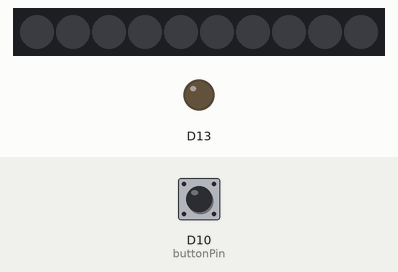
A sketch run on a simulated Adafruit Circuit Playground Express. On the bench: 10 RGB LEDs in strip order, left to right, output pins drawn as LEDs (lit = HIGH). The test bench sets the inputs (shaded band); at power-on: D10 (buttonPin) LOW. Dim RGB values are drawn brighter than linear.

Above: at 1.2 s.
1.3 s: D10 (buttonPin) pulled HIGH for 0.15 s
At 1.38 s:
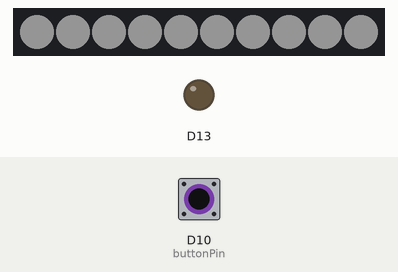
2.9 s: D10 (buttonPin) pulled HIGH for 3.2 s
Timing chart, 0 to 5.9 s (numbered marks = the images above; inputs shaded):
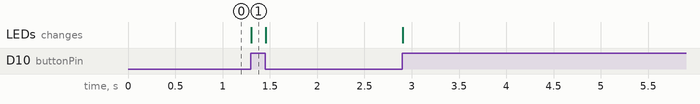

The sketch:

botonNeopixeles.ino
```cpp
/*
Autor: Allan Otárola Villalobos
Reto2: Encender neoPixeles con un boton.
Fecha: 7/11/17
*/

#include <Adafruit_CircuitPlayground.h> /// prueba
#include <Adafruit_Circuit_Playground.h>


const int buttonPin = 10;     // Número del pin


int estadoBoton = 0;         // variable que almacena el estado del botón

void setup() {

  //Se iniciliza el pin 10 como INPUT y se inicializa la circuitPlayGround

  CircuitPlayground.begin();
  pinMode(buttonPin, INPUT);

}

void loop() {

  // lectura del estado del botón
  estadoBoton = digitalRead(buttonPin);


  // condicional que verifica si el botón está encendido o apagado
  if (estadoBoton == HIGH) {

    // enciende los neoPixeles de la circuitPlayGround
    CircuitPlayground.setPixelColor(0,255,255,255);
    CircuitPlayground.setPixelColor(1,255,255,255);
    CircuitPlayground.setPixelColor(2,255,255,255);
    CircuitPlayground.setPixelColor(3,255,255,255);
    CircuitPlayground.setPixelColor(4,255,255,255);
    CircuitPlayground.setPixelColor(5,255,255,255);
    CircuitPlayground.setPixelColor(6,255,255,255);
    CircuitPlayground.setPixelColor(7,255,255,255);
    CircuitPlayground.setPixelColor(8,255,255,255);
    CircuitPlayground.setPixelColor(9,255,255,255);


  } else {
    // apaga los neoPixeles de la circuitPlayGround
    CircuitPlayground.setPixelColor(0,0,0,0);
    CircuitPlayground.setPixelColor(1,0,0,0);
    CircuitPlayground.setPixelColor(2,0,0,0);
    CircuitPlayground.setPixelColor(3,0,0,0);
    CircuitPlayground.setPixelColor(4,0,0,0);
    CircuitPlayground.setPixelColor(5,0,0,0);
    CircuitPlayground.setPixelColor(6,0,0,0);
    CircuitPlayground.setPixelColor(7,0,0,0);
    CircuitPlayground.setPixelColor(8,0,0,0);
    CircuitPlayground.setPixelColor(9,0,0,0);
  }
}
```

Measured:
- after the input at 1.3 s, the LEDs: change at once (image 1)
